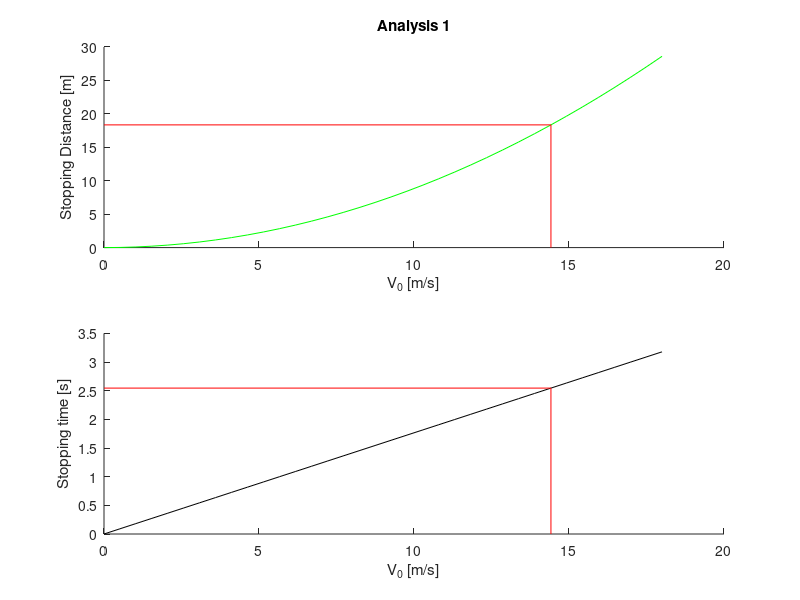
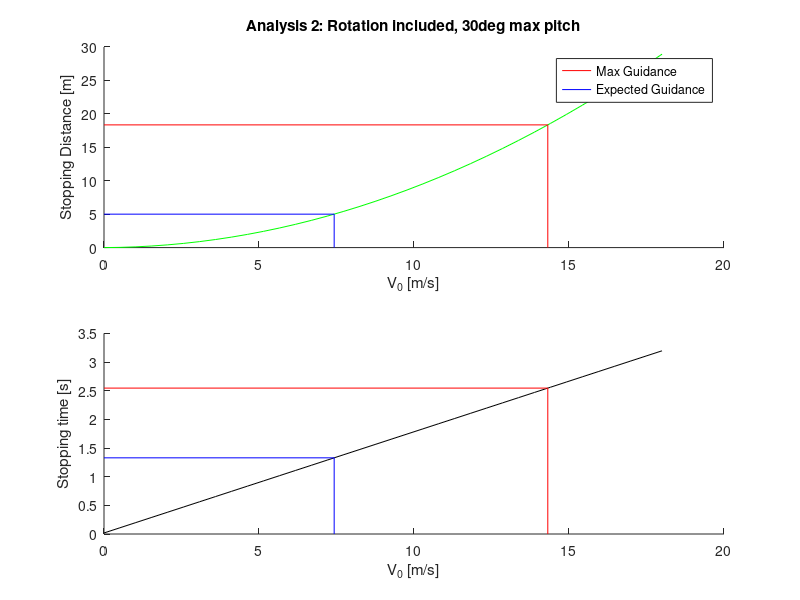

Recreate these plots in MATLAB, in order.
% Tyler Clayton
% StoppingDistance.m
% 10/30/2015

clear all; close all; clc;
%%
v0 = linspace(0,18,2*18); % velocities                 [m/s]
g = 9.81;              % gravitorial acceleration   [m/s/s]
theta_max = 30;        % max pitch angle,           [deg]
%Izz = ;               % moment of inertia          [kg*m*m]
L = .13335;            % length of quad             [m]
F1 = 9.81*.6;          % max motor thrust           [N]
%F2 = ;
%Fnet = ;
in2m = 0.0254;         % inches to meters

%% Moment of Inertia Calc

% Arm bars
ms = (75/1000);
Is = ms/12*((1*in2m)^2+(5.5*in2m)^2);
% Motors
mm = (79.3/1000);
Im = mm/12*(3*(9/8/2*in2m)^2+(7/8*in2m)^2);
% Battery
mb = (482.7/1000);
Ib = mb/12*((6.5*in2m)^2+(1.5*in2m)^2);
% Center
Ic = (811.25/1000)/12*((14*in2m)^2+(9/4*in2m)^2);

Izz = Ic + (Ib+mb*(2*in2m)^2) + (Is+ms*(4.25*in2m)^2) + (Im+mm*(5.25*in2m)^2);

%% Analysis 1
%{
 Assumptions: 
    -Quad is pitched fully backwards (-30deg) moving forwared at v0 at t0
    -Weight is balanced to maintain alt, left over force is allowed to slow
    -pitching moments are ignored
    -drag is ignored
    -1D kinematic equations are used
    -
%}

ax = -tand(theta_max)*g;     % acceleration in x direction

ts1 = -v0./ax;        % stopping time at constant acceleration
d1 = -v0.^2./(2*ax);  % stopping distance at constant acceleration

% get location for maximum sensor distance = 18.35m
Vmax = sqrt(-18.35*2*ax);
Tmax = -Vmax/ax;

figure(1)
subplot(2,1,1)
hold on
plot(v0,d1,'g'); 
plot([0;Vmax],[18.35;18.35],'r');
plot([Vmax;Vmax],[0;18.35],'r');
xlabel('V_0 [m/s]'); ylabel('Stopping Distance [m]');title('Analysis 1');

subplot(2,1,2)
hold on
plot(v0,ts1,'k'); xlabel('V_0 [m/s]'); 
plot([0;Vmax],[Tmax;Tmax],'r');
plot([Vmax;Vmax],[0;Tmax],'r');
ylabel('Stopping time [s]');

%% Analysis 2
%{
 Assumptions: 
    -Quad is pitched fully forward (30deg) moving forwared at v0 at t0
    -Weight is balanced to maintain alt, left over force is allowed to slow
    -pitching moments are ignored, except to rotate from 30 to -30 deg
    -v0 does not change throughout the orientation transition
    -drag is ignored
    -1D kinematic equations are used
    -
%}

tr1 = 2*2*(theta_max)*Izz^2/(2*F1^2*L^2);
dr1 = v0.*tr1;

% get location for maximum distance
% set coeff vector for velocity
c = [1;-2*ax*tr1;2*ax*18.35];
c2 = [1;-2*ax*tr1;2*ax*5];
rs = roots(c);
rs2 = roots(c2);


Tmax2 = tr1-rs2(2)/ax;

figure (2)
subplot(2,1,1)
hold on
plot(v0,dr1+d1,'g'); 
p1 = plot([0;rs(2)],[18.35;18.35],'r');
plot([0;rs2(2)],[5;5],'b');
p2 = plot([rs2(2); rs2(2)],[0; 5],'b');
plot([rs(2);rs(2)],[0;18.35],'r');
xlabel('V_0 [m/s]'); ylabel('Stopping Distance [m]'); title('Analysis 2: Rotation included, 30deg max pitch');
legend([p1,p2],'Max Guidance','Expected Guidance');

subplot(2,1,2)
hold on
plot(v0,ts1+tr1,'k'); xlabel('V_0 [m/s]'); ylabel('Stopping time [s]');
plot([0;rs(2)],[Tmax;Tmax],'r');
plot([rs(2);rs(2)],[0;Tmax],'r');
plot([rs2(2);rs2(2)],[0;Tmax2],'b');
plot([0;rs2(2)],[Tmax2,Tmax2],'b');


